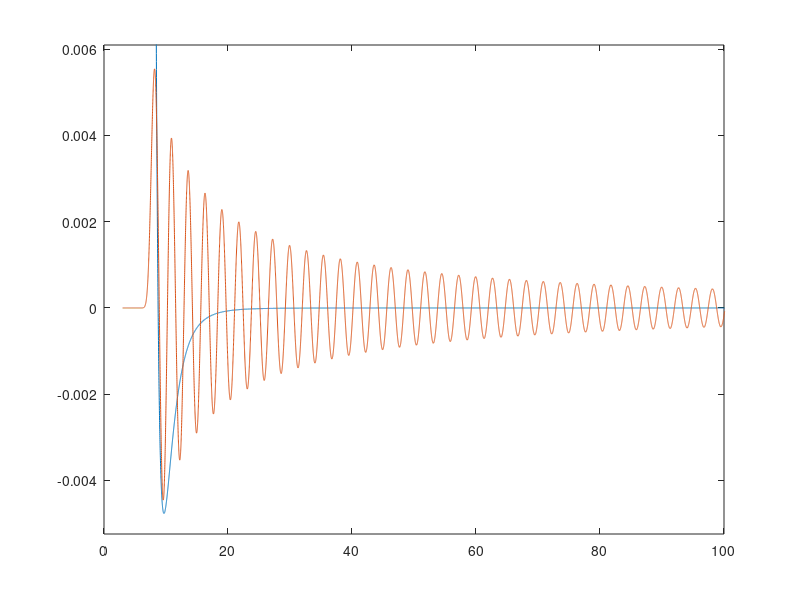

Here is the MATLAB script that generated this plot:
function gs
%% Problem spceifics
zStart = 3; 
zEnd   = 1000; %bohr
mu = 84/2; % molecular mass

% incoming energy
Tinc = 200e-9;           % Kelvin
Einc = Tinc/3.1668e-6; % Hartree

% Potentials coeffs given in Ha a0 (Hartree Bohr)
C6  = 3164; 
C8  = 3.82e5;
C10 = 5.05e7;
C12 = 7.464e9;

%% Function definitions
% Types of potentials
V_modLJ = @(r) C12./r.^12 - C6./r.^6 - C8./r.^8 - C10./r.^10; % modified Lennard - Jones potential
V_morse = @(r) De*(exp(-2*beta*(r-re)) - 2*exp(-beta*(r-re)));% Morse potential

%Wavevector definition
k       = @(E) sqrt(2*mu*E);

% Spherical bessel functions
jRicBes = @(l, x) x.*sqrt((pi./(2.*x))).*besselj(l+(1/2),x);
yRicBes = @(l, x) x.*sqrt((pi./(2.*x))).*bessely(l+(1/2),x);

% Analytic aymptotic solution
u = @(z, k, el, coeffs) (1./k).*(coeffs(1).*jRicBes(el, k.*z) + coeffs(2).*yRicBes(el, k.*z));

% General Numerov propagator (used for linear second order differential equations)
% INPUTS
%   d: grid spacing (grid must be equidistanct)
%   V: the interaction potential between particles
%   z: 3 element space vector, [z_n-2, z_n-1, z_n] where z_i is the position at a specified index i, and i = n is the current index
%   R: 2 element value vector, [R_n-2, R_n-1] where R(z) is the scaled radial wavefunction being solved for
R_n  = @(d, k, z, R) (-1*(1 + 1/12*(d*k(z(1)))^2)*R(1) + (2 - 10/12*(d*k(z(2)))^2)*R(2))/(1 + 1/12.*(d*k(z(3))).^2);

%% Setup
% Choose the type of potential
V    = @(r) V_modLJ(r);
kloc = @(r) k(Einc - V(r)); % local wavevector

% Grid spacing (must be equidistant)
rMin = 9.688; % Position of minimum defined above
lambdaMax = 1/(2*pi*kloc(rMin)); % fastest oscillation is at deepest point in potential
d = lambdaMax/10; % At least 10 points per oscillation

% Partial wave
el = 0;
    
% z - the interparticle spacing
z = zStart:d:zEnd;
    
% Initialize solution vector
R = zeros(1,length(z));
R(1) = eps; %arbitrary
R(2) = (1 + k(V(z(1)) - Einc)*d)*R(1); % assume linear first step

%% Solver
% Propagate radial function from within classically forbidden region
for i = 3:length(z)
    R(i) = R_n(d, kloc, z([i-2 i-1 i]), R([i-2 i-1]));
end

% Find the value at the asymptotic solution to get normalization
x = kloc(z([end end-1])).*z([end end-1]);
asymSol = [ jRicBes(el, x(1)) yRicBes(el, x(1)) 
            jRicBes(el, x(2)) yRicBes(el, x(2)) ];
            
numSol  = [ kloc(z(end))*R(end)
            kloc(z(end-1))*R(end-1) ];
        
% Solve for incoming and outgoing wave coefficients
coeffs  = asymSol\numSol;

% Normalize coefficients
coeffs  = coeffs./norm(coeffs);

% Find the normalization for the numerical solution
A = u(z(end), k(Einc - V(z(end))), 0, coeffs)/R(end);

psiR = A*R./z;
psi = @(z) u(z, kloc(z), el, coeffs)./z;

scalePsi = psiR*0.1;
plot(z, V(z), z, scalePsi)
ylim([min([scalePsi V(z)]) max(scalePsi)]*1.1)
xlim([0 100])

%coVec(:,j) = coeffs;
%end

%coeffs
%R(end)/z(end)


%plot(z, u(z, k(Einc), el, coeffs)./z)
%plot(z, V(z), z, 100*R./z)

% Find minimum grid spacing
% rMin = 9.688; % Position of minimum defined above
% lambdaMax = 1/(2*pi*kloc(rMin)); % fastest oscillation is at deepest point in potential
% d = lambdaMax/10; % At least 10 points per oscillation

% numSteps = floor((rEnd-rStart)./d);
% R = linspace(rStart,rEnd,numSteps);
% % % Initial values of psi and r (m1 - minus 1, m2 - minus 2)
% psi_m2 = 1e-10;     r_m2 = rMin - 2*d;
% psi_m1 = (1 + kloc(r_m2);  r_m1 = rMin - d;
% 
% psi = zeros(1,length(R));
% for i = 1:length(R)
%     % Calculate psi at current point (based off last two points, m1 and m2)
%     psi(i) = 1/(d^2*g(R(i))) * (psi_m2*(12-d^2*g(r_m2)) - 2*psi_m1*(5*d^2*g(r_m1) + 12));
%     
%     % Shift m1 and m2 values for next iteration
%     psi_m2 = psi_m1;  r_m2 = R(i) - 2*d;
%     psi_m1 = psi(i);  r_m1 = R(i) - d;
% end
end